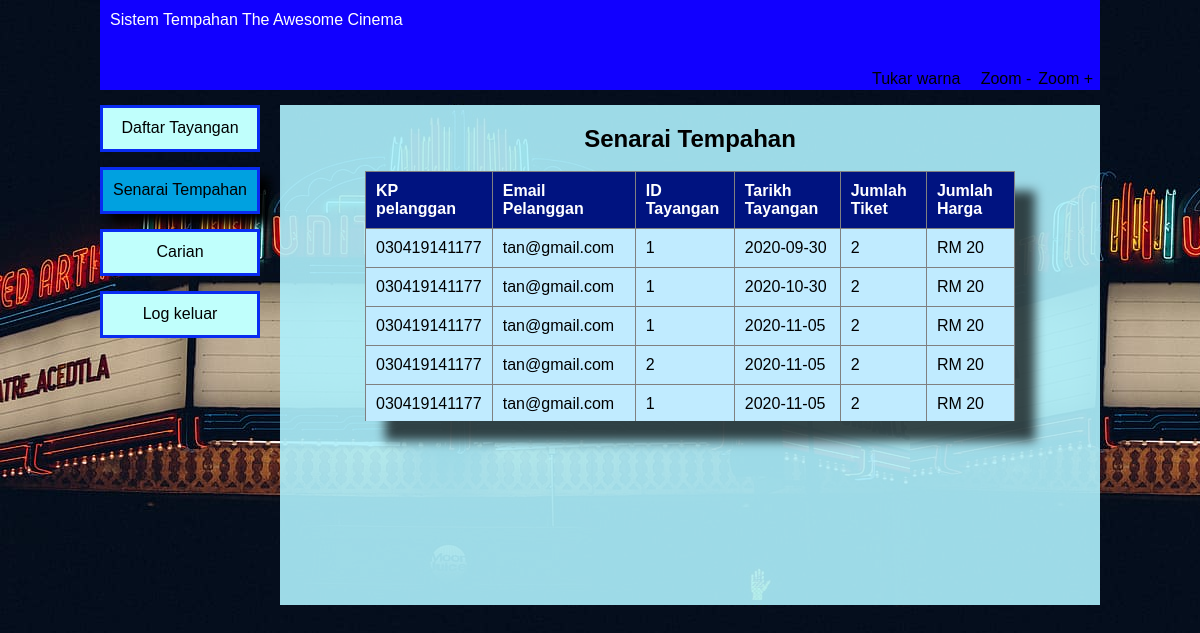
Page /admin/senaraitempahan.php (signed in) on the committed database.
### tables this page shows
CREATE TABLE `tempahan` (
  `idtempahan` int(255) NOT NULL,
  `kppelanggan` varchar(12) NOT NULL,
  `idtayangan` int(255) NOT NULL,
  `jumlahtiket` int(11) NOT NULL,
  `tarikhtayangan` varchar(255) NOT NULL,
  `jumlahharga` text NOT NULL
);

CREATE TABLE `pelanggan` (
  `kppelanggan` varchar(12) NOT NULL,
  `jantina` varchar(100) NOT NULL,
  `namapelanggan` text NOT NULL,
  `emailpelanggan` text NOT NULL,
  `notelpelanggan` varchar(11) NOT NULL
);

### settings.php (called while the page is built, shortened)
<?php
$sysname = "Sistem Tempahan The Awesome Cinema";
?>

### admin/senaraitempahan.php (the view, shortened to what this page needs)
<?php include('../settings.php');
?>
<!DOCTYPE html>
<html lang="en">
<head>
    <link rel="stylesheet" href="style/style.css">
    <link rel="stylesheet" href="style/navbarstyle.css">
</head>
<body>
    <div class="uiinner">
        <div class="ui">
            <nav class="navbar">
                <div class="logoinner">
                    <a href="#" class="Logo"><?php echo $sysname; ?></a>
                </div>
                <p class="title colorchangebtn" onclick="ubahsaiz(1)">Zoom +</p>
                <p class="title colorchangebtn" onclick="ubahsaiz(-1)">Zoom -</p>
                <p class="title colorchangebtn" id="change" onclick="changeColor()">Tukar warna &nbsp;&nbsp;</p>
                <div class="navbar2">
                    <a href="daftartayangan.php">Daftar Tayangan</a>
                    <a href="senaraitempahan.php" class="activenav">Senarai Tempahan</a>
                    <a href="carian.php">Carian</a>
                    <a href="logkeluar.php">Log keluar</a>
                </div>
            </nav>
            <div class="interface">
                <?php
                include('../settings.php');
                $query = mysqli_query($conn, "SELECT * FROM pelanggan INNER JOIN tempahan ON pelanggan.kppelanggan = tempahan.kppelanggan");
                ?>
                <div class="mainmenu">
                    <h2 id="tukarwarna">Senarai Tempahan</h2><br>
                    <div class="tablepane">
                        <table align="center" border="1">
                            <thead>
                                <th>KP pelanggan</th>
                                <th>Email Pelanggan</th>
                                <th>ID Tayangan</th>
                                <th>Tarikh Tayangan</th>
                                <th>Jumlah Tiket</th>
                                <th>Jumlah Harga</th>
                            </thead>
                            <tbody>
                                <?php
                                while($data = mysqli_fetch_array($query)){
                                ?>
                                <tr>
                                    <td><?php echo $data['kppelanggan']; ?></td>
                                    <td><?php echo $data['emailpelanggan']; ?></td>
                                    <td><?php echo $data['idtayangan']; ?></td>
                                    <td><?php echo $data['tarikhtayangan']; ?></td>
                                    <td><?php echo $data['jumlahtiket']; ?></td>
                                    <td>RM <?php echo $data['jumlahharga']; ?></td>
                                </tr>
                                <?php } ?>
                            </tbody>
                        </table>
                    </div>
                </div>
            </div>
        </div>
    </div>
</body>
</html>

### admin/style/style.css (style rules this page uses)
:root { --gambar-latar-belakang: url(bg/bg.jpg); --warna-solid-latar-belakang: rgb(67, 117, 255); --warna-latar-belakang-nama-sistem: rgb(17, 0, 255); --warna-teks-nama-sistem: white; --warna-latar-belakang-antaramuka: rgba(175, 241, 253, 0.9); --warna-teks-maklumat-antaramuka: black; --warna-butang-navigasi: rgb(192, 255, 252); --warna-teks-butang-nav: rgb(0, 0, 0); --warna-border-btn-navigasi: rgb(9, 44, 241); --warna-butang-nav-hover: rgb(0, 161, 224); --warna-butang: rgb(106, 255, 243); --warna-border-butang: rgb(0, 45, 128); --warna-teks-butang: rgb(0, 0, 0); --warna-butang-hover: rgb(52, 89, 255); }
body { background: var(--gambar-latar-belakang); background-color: var(--warna-solid-latar-belakang); margin: 0; font-family: Arial, Helvetica, sans-serif; }
.uiinner { display: table; margin: 0 auto; }
.ui { width: 1000px; }
.navbar { width: 1000px auto; height: 90px; background-color: var(--warna-latar-belakang-nama-sistem); }
a { text-decoration: none; }
.logoinner { margin-left: 10px; height: 40px; line-height: 40px; float: left; text-decoration: none; }
.navbar a { color: var(--warna-teks-nama-sistem); }
.navbar2 { margin-top: 90px; position: absolute; width: 160px; text-align: center; }
.navbar2 a { height: 25px; line-height: 1.3; margin-top: 15px; padding: 10px 0px 6px 0px; color: var(--warna-teks-butang-nav); background-color: var(--warna-butang-navigasi); border-color: var(--warna-border-btn-navigasi); border-style: solid; display: block; transition: 0.5s; }
.activenav { background-color: var(--warna-butang-nav-hover) !important; box-shadow: 10px 10px 10px black; }
.interface { display: block; background-color: var(--warna-latar-belakang-antaramuka); color: var(--warna-teks-maklumat-antaramuka); width: 820px; height: 500px; margin-top: 15px; margin-left: 180px; text-align: center; }
.title { margin: 0; }
.colorchangebtn { float: right; padding-top: 70px; padding-right: 7px; cursor: pointer; }
.mainmenu { padding-top: 20px; }
.tablepane { max-height: 250px; overflow: auto; display: inline-block; box-shadow: 20px 20px 10px rgba(0, 0, 0, 0.7); }
table { border-collapse: collapse; width: 650px; box-shadow: 15px 15px 10px rgba(0, 0, 0, 0.7); }
th, td { padding: 10px; text-align: left; }
th { background-color: rgb(0, 19, 128); color: white; }
tr { background-color: rgb(192, 235, 255); transition: 0.4s; }

### admin/style/navbarstyle.css (style rules this page uses)
* { margin: 0; padding: 0; font-family: "montserrat", sans-serif; }

### rows in the picture
tempahan: kppelanggan "030419141177", kppelanggan.emailpelanggan "tan@gmail.com", idtayangan "1", tarikhtayangan "2020-09-30", jumlahtiket "2", jumlahharga "20"
tempahan: kppelanggan "030419141177", kppelanggan.emailpelanggan "tan@gmail.com", idtayangan "1", tarikhtayangan "2020-10-30", jumlahtiket "2", jumlahharga "20"
tempahan: kppelanggan "030419141177", kppelanggan.emailpelanggan "tan@gmail.com", idtayangan "1", tarikhtayangan "2020-11-05", jumlahtiket "2", jumlahharga "20"
tempahan: kppelanggan "030419141177", kppelanggan.emailpelanggan "tan@gmail.com", idtayangan "2", tarikhtayangan "2020-11-05", jumlahtiket "2", jumlahharga "20"
tempahan: kppelanggan "030419141177", kppelanggan.emailpelanggan "tan@gmail.com", idtayangan "1", tarikhtayangan "2020-11-05", jumlahtiket "2", jumlahharga "20"

### other values in the picture
$sysname "Sistem Tempahan The Awesome Cinema"
